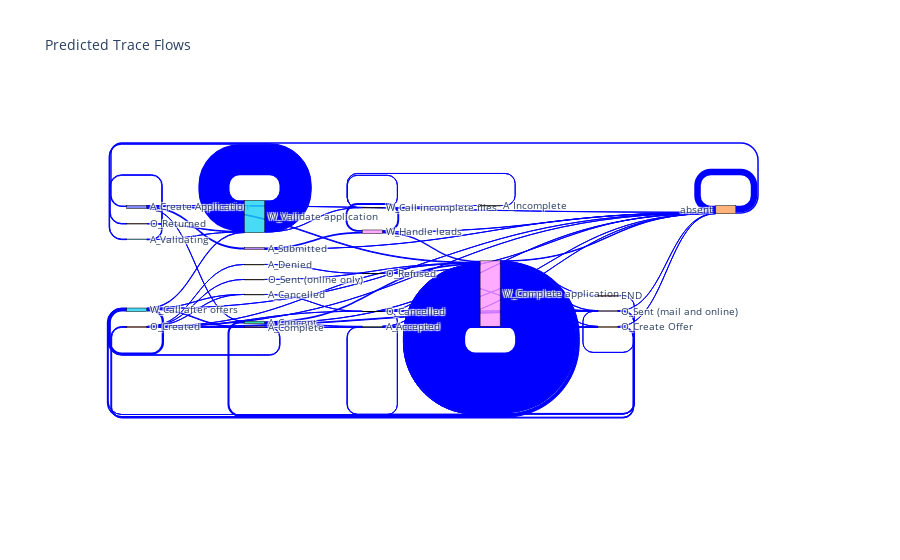

Notebook source saved alongside this figure:
### Code cell
def create_sankey_df(events_list):
    source, target, value = [], [], []
    for trace in events_list:
        for i in range(len(trace)-1):
            if (trace[i], trace[i+1]) not in list(zip(source, target)):
                source.append(trace[i])
                target.append(trace[i+1])
                value.append(1)
            else:
                idx = list(zip(source, target)).index((trace[i], trace[i+1]))
                value[idx] += 1
    return pd.DataFrame({'source': source, 'target': target, 'value': value})


# Create DataFrames for predicted and actual events
predicted_sankey = create_sankey_df(df['predicted_events'])
actual_sankey = create_sankey_df(df['actual_events'])

# Generate a list of all unique events
all_events = list(set(predicted_sankey['source'].tolist() + predicted_sankey['target'].tolist(
) + actual_sankey['source'].tolist() + actual_sankey['target'].tolist()))
event_dict = {event: i for i, event in enumerate(all_events)}

# Map events to integers
predicted_sankey.replace(event_dict, inplace=True)
actual_sankey.replace(event_dict, inplace=True)

# Plot
fig = go.Figure(data=[go.Sankey(
    node=dict(
        pad=15,
        thickness=20,
        line=dict(color="black", width=0.5),
        label=all_events,
    ),
    link=dict(
        source=predicted_sankey['source'],
        target=predicted_sankey['target'],
        value=predicted_sankey['value'],
        color="blue"
    ))])

fig.update_layout(title_text="Predicted Trace Flows", font_size=10)
fig.show()

### Figure 1 — Plotly figure (JSON) as saved in the notebook; plotly's stock layout.template omitted (floating-point values rounded to 4 significant figures)
{"data": [{"link": {"color": "blue", "source": [0, 2, 18, 18, 24, 0, 24, 18, 2, 7, 14, 1, 23, 18, 5, 5, 6, 5, 25, 25, 15, 4, 0, 13, 8, 8, 13, 18, 0, 8, 2, 23, 14, 7, 1, 5, 7, 1, 18, 1, 23, 18, 1, 20, 12, 12, 18, 26, 1, 16, 5, 12, 1, 9, 19, 19, 1, 12, 15, 25, 11, 11, 17], "target": [2, 18, 18, 24, 0, 18, 24, 2, 7, 14, 1, 23, 18, 5, 5, 6, 5, 25, 25, 15, 4, 25, 13, 8, 8, 18, 24, 7, 24, 24, 24, 24, 24, 24, 24, 24, 18, 18, 23, 14, 23, 14, 20, 12, 24, 18, 26, 18, 16, 18, 20, 5, 9, 19, 24, 23, 12, 23, 25, 11, 11, 17, 11], "value": [220, 1056, 41094, 307, 1000, 462, 4373, 1368, 432, 614, 578, 489, 440, 415, 1555, 390, 390, 388, 20950, 388, 387, 387, 1225, 1158, 1249, 1017, 67, 306, 93, 141, 100, 53, 68, 86, 57, 25, 38, 2, 2, 18, 9, 14, 2, 4, 2, 1, 1, 1, 6, 6, 2, 2, 2, 2, 1, 1, 2, 1, 1, 1, 57, 1, 1]}, "node": {"label": ["A_Create Application", "O_Created", "A_Concept", "W_Shortened completion ", "O_Returned", "W_Call after offers", "A_Complete", "A_Accepted", "W_Handle leads", "A_Denied", "W_Assess potential fraud", "W_Call incomplete files", "O_Cancelled", "A_Submitted", "O_Create Offer", "A_Validating", "O_Sent (online only)", "A_Incomplete", "W_Complete application", "O_Refused", "A_Cancelled", "O_Accepted", "A_Pending", "O_Sent (mail and online)", "absent", "W_Validate application", "END"], "line": {"color": "black", "width": 0.5}, "pad": 15, "thickness": 20}, "type": "sankey"}], "layout": {"font": {"size": 10}, "title": {"text": "Predicted Trace Flows"}}}
